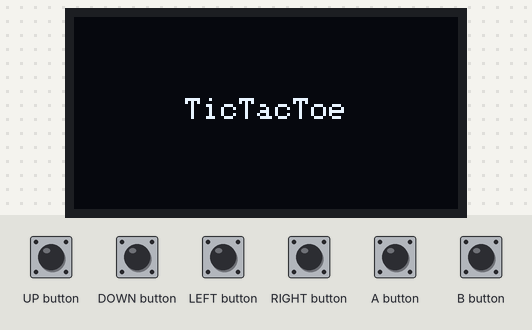
Bench run of a sketch on a simulated Arduboy, built with avr-gcc and run on an emulated ATmega32U4. Shown: 128×64 one-colour display. The inputs (shaded band) are chosen by the test bench.

Above: at 1.2 s.
1.3 s: A button pressed for 0.15 s
At 1.9 s:
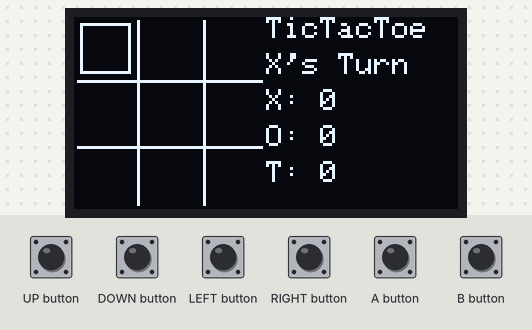
2.9 s: UP button pressed for 0.15 s
At 3.3 s:
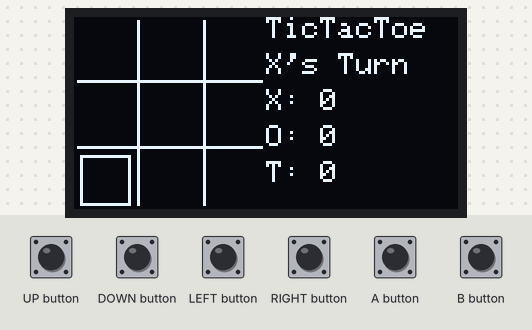
4.5 s: LEFT button pressed for 0.15 s
At 5.7 s:
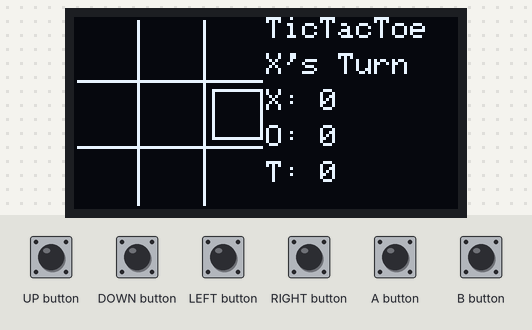
6.1 s: DOWN button pressed for 0.15 s
At 7.3 s:
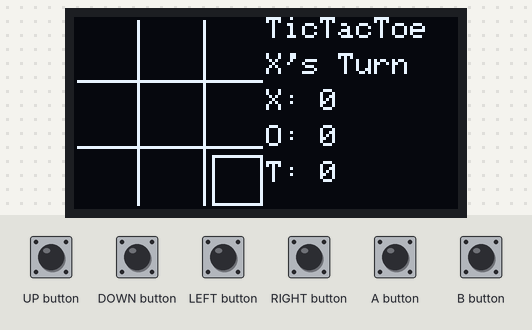
7.7 s: B button pressed for 0.15 s
At 8.3 s:
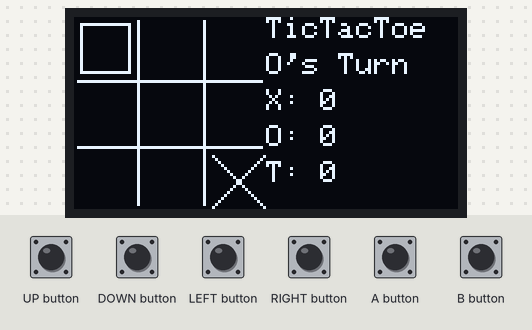
9.3 s: A button pressed for 1 s
At 9.7 s:
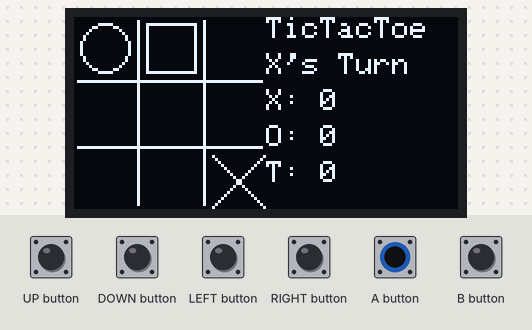
Timing chart, 0 to 12.3 s (numbered marks = the images above; inputs shaded):
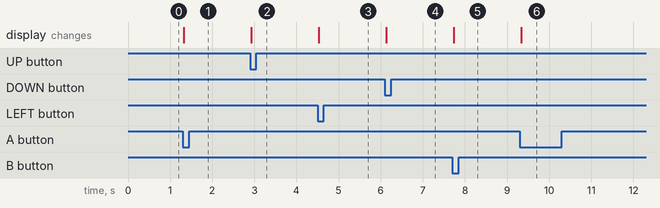

Measured:
- after the input at 1.3 s, the display: changes at once (image 1)
- after the input at 2.9 s, the display: changes at once (image 2)
- after the input at 4.5 s, the display: changes at once (image 3)
- after the input at 6.1 s, the display: changes at once (image 4)
- after the input at 7.7 s, the display: changes at once (image 5)
- after the input at 9.3 s, the display: changes at once (image 6)

The sketch:

TicTacToe.ino
```cpp
#include <Arduboy2.h>
Arduboy2 arduboy;

enum GameState {MAIN_MENU, GAME_PLAYING, GAME_OVER};
enum BoardPiece {N,X,O};
int draw_row[] = {1, 23, 45};
int draw_column[] = {1, 23, 45};
int o_wins;
int x_wins;
int ties;
BoardPiece turn;
GameState gamestate;
int highlightCounter;
int highlight;
int winstyle;

BoardPiece board[] = {N,N,N,N,N,N,N,N,N};


void setup() {
  // put your setup code here, to run once:

  arduboy.begin();
  arduboy.clear();

  gamestate = MAIN_MENU;
  x_wins = 0;
  o_wins = 0;
  ties = 0;
}

void gameplay_setup() {
    gamestate = GAME_PLAYING;
    turn = X;
    highlight = 0;
    highlightCounter = 90;
    winstyle = 0;
}

void loop() {
  arduboy.clear();
  arduboy.pollButtons();

  if(gamestate == MAIN_MENU) {
    arduboy.setCursor(37,27);
    arduboy.write("TicTacToe");

    if(arduboy.justPressed(A_BUTTON) || arduboy.justPressed(B_BUTTON)) {
      gameplay_setup();
    }
  }
  else if(gamestate == GAME_PLAYING) {
    arduboy.setCursor(0,0);
    drawBoard();
    drawUI();
    drawHighlight();

    if(arduboy.justPressed(LEFT_BUTTON)) {
      do {
        highlight += 8;
        highlight = highlight % 9;
      } while(board[highlight] != N);
    }

    if(arduboy.justPressed(DOWN_BUTTON)) {
      if(board[(highlight+3)%9] == N) {
        highlight = (highlight+3)%9;
      } else if(board[(highlight+6)%9] == N) {
        highlight = (highlight+6)%9;
      }
    }

    if(arduboy.justPressed(UP_BUTTON)) {
      if(board[(highlight+6)%9] == N) {
        highlight = (highlight+6)%9;
      } else if(board[(highlight+3)%9] == N) {
        highlight = (highlight+3)%9;
      }
    }

    if(arduboy.justPressed(RIGHT_BUTTON)) {
      do {
        highlight += 1;
        highlight = highlight % 9;
      } while(board[highlight] != N);
    }
    if(arduboy.justPressed(A_BUTTON) || arduboy.justPressed(B_BUTTON)) {
      mark();
      checkWin();
      if(turn == X) {
        turn = O;
      }
      else if(turn == O) {
        turn = X;
      }

    }
  } else if(gamestate == GAME_OVER) {
    arduboy.setCursor(0,0);
    drawBoard();
    drawUI();

    if(arduboy.justPressed(A_BUTTON) || arduboy.justPressed(B_BUTTON)) {
      for(int i = 0; i < 9; i++) {
          board[i] = N;
      }
      gamestate = MAIN_MENU;
    }
  }

  arduboy.display();
}

void drawBoard() {
  arduboy.drawLine(21,1,21,62);
  arduboy.drawLine(43,1,43,62);
  arduboy.drawLine(1,21,62,21);
  arduboy.drawLine(1,43,62,43);

  for(int i = 0; i < 9; i++) {
    if(board[i] == X || board[i] == O) {
        int rowpos = i % 3;
        int colpos = i / 3;

        int draw_x = draw_row[rowpos] + 1;
        int draw_y = draw_column[colpos] + 1;

        if(board[i] == X) {
            arduboy.drawLine(draw_x, draw_y, draw_x + 17, draw_y + 17);
            arduboy.drawLine(draw_x + 17, draw_y, draw_x, draw_y + 17);
        }
        if(board[i] == O) {
          arduboy.drawCircle(draw_x + 8, draw_y + 8, 8);
        }
    }
  }

   switch(winstyle) {
    case 1: arduboy.drawLine(0,10,62,10); break;
    case 6: arduboy.drawLine(0,32,62,32); break;
    case 7: arduboy.drawLine(0,54,62,54); break;
    case 2: arduboy.drawLine(10,0,10,62); break;
    case 4: arduboy.drawLine(32,0,32,62); break;
    case 5: arduboy.drawLine(54,0,54,62); break;
    case 3: arduboy.drawLine(3,0, 61, 62); break;
    case 8: arduboy.drawLine(5,62,64,0); break;
    default: break;
  }
}

void drawUI() {
  arduboy.setCursor(64,0);
  arduboy.write("TicTacToe");
  String turnStr;
  if(gamestate == GAME_OVER) {
    turnStr = "Game Over";
  }
  else if(turn == O) {
        turnStr = "O's Turn";
  } else {
        turnStr = "X's Turn";
  }

  arduboy.setCursor(64,12);
  arduboy.write(turnStr.c_str());

  arduboy.setCursor(64,24);
  arduboy.print("X: ");
  arduboy.print(x_wins);

  arduboy.setCursor(64,36);
  arduboy.print("O: ");
  arduboy.print(o_wins);

  arduboy.setCursor(64,48);
  arduboy.print("T: ");
  arduboy.print(ties);
}

void drawHighlight() {
  if(highlight == 9) return;
  int rowpos = highlight % 3;
  int colpos = highlight / 3;

  int draw_x = draw_row[rowpos] + 1;
  int draw_y = draw_column[colpos] + 1;

  arduboy.drawRect(draw_x, draw_y, 17, 17);

}

void mark() {
  board[highlight] = turn;
  highlight = 0;
  while(board[highlight] != N) {
    highlight += 1;
    if(highlight == 9) {
      break;
    }
  }
}

void checkWin(){
  if(board[0] == board[1] && board[0] == board[2] && board[0] != N) {
    winstyle = 1;
  }
  if(board[0] == board[3] && board[0] == board[6] && board[0] != N) {
    winstyle = 2;
  }
  if(board[0] == board[4] && board[0] == board[8] && board[0] != N) {
    winstyle = 3;
  }
  if(board[1] == board[4] && board[1] == board[7] && board[1] != N) {
    winstyle =4;
  }
  if(board[2] == board[5] && board[2] == board[8] && board[2] != N) {
    winstyle = 5;
  }
  if(board[3] == board[4] && board[3] == board[5] && board[3] != N) {
    winstyle = 6;
  }
  if(board[6] == board[7] && board[6] == board[8] && board[6] != N) {
    winstyle = 7;
  }
  if(board[6] == board[4] && board[6] == board[2] && board[6] != N) {
    winstyle = 8;
  }
    if(winstyle > 0) {
        gamestate = GAME_OVER;
        if(turn == X) {
          x_wins += 1;
        } else {
          o_wins += 1;
        }
      } else {
        int i;
        for(i = 0; i < 9; i++) {
          if(board[i] == N) {
            break;
          }
        }
        if(i == 9) {
          gamestate = GAME_OVER;
          ties += 1;
          winstyle = 9;
        }
      }
}
```
